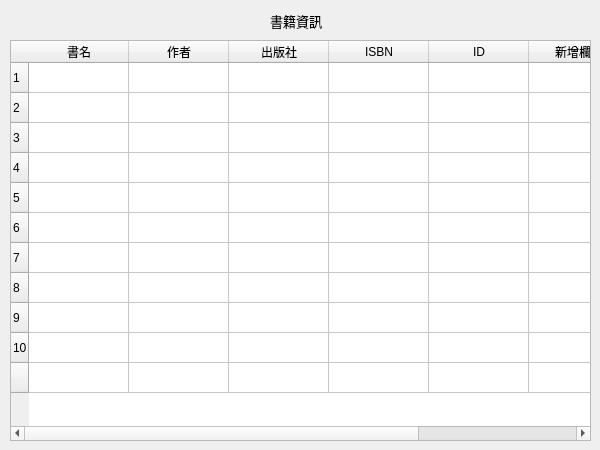
<?xml version="1.0" encoding="UTF-8"?>
<ui version="4.0">
 <class>searchbook</class>
 <widget class="QWidget" name="searchbook">
  <property name="geometry">
   <rect>
    <x>0</x>
    <y>0</y>
    <width>600</width>
    <height>450</height>
   </rect>
  </property>
  <property name="windowTitle">
   <string>Form</string>
  </property>
  <widget class="QLabel" name="label">
   <property name="geometry">
    <rect>
     <x>270</x>
     <y>10</y>
     <width>201</width>
     <height>21</height>
    </rect>
   </property>
   <property name="font">
    <font>
     <pointsize>10</pointsize>
    </font>
   </property>
   <property name="text">
    <string>書籍資訊</string>
   </property>
  </widget>
  <widget class="QTableWidget" name="tableWidget">
   <property name="geometry">
    <rect>
     <x>10</x>
     <y>40</y>
     <width>581</width>
     <height>401</height>
    </rect>
   </property>
   <row>
    <property name="text">
     <string>1</string>
    </property>
   </row>
   <row>
    <property name="text">
     <string>2</string>
    </property>
   </row>
   <row>
    <property name="text">
     <string>3</string>
    </property>
   </row>
   <row>
    <property name="text">
     <string>4</string>
    </property>
   </row>
   <row>
    <property name="text">
     <string>5</string>
    </property>
   </row>
   <row>
    <property name="text">
     <string>6</string>
    </property>
   </row>
   <row>
    <property name="text">
     <string>7</string>
    </property>
   </row>
   <row>
    <property name="text">
     <string>8</string>
    </property>
   </row>
   <row>
    <property name="text">
     <string>9</string>
    </property>
   </row>
   <row>
    <property name="text">
     <string>10</string>
    </property>
   </row>
   <row>
    <property name="text">
     <string/>
    </property>
   </row>
   <column>
    <property name="text">
     <string>書名</string>
    </property>
   </column>
   <column>
    <property name="text">
     <string>作者</string>
    </property>
   </column>
   <column>
    <property name="text">
     <string>出版社</string>
    </property>
   </column>
   <column>
    <property name="text">
     <string>ISBN</string>
    </property>
   </column>
   <column>
    <property name="text">
     <string>ID</string>
    </property>
   </column>
   <column>
    <property name="text">
     <string>新增欄位</string>
    </property>
   </column>
   <column>
    <property name="text">
     <string>可出借數量</string>
    </property>
   </column>
  </widget>
 </widget>
 <resources/>
 <connections/>
</ui>
